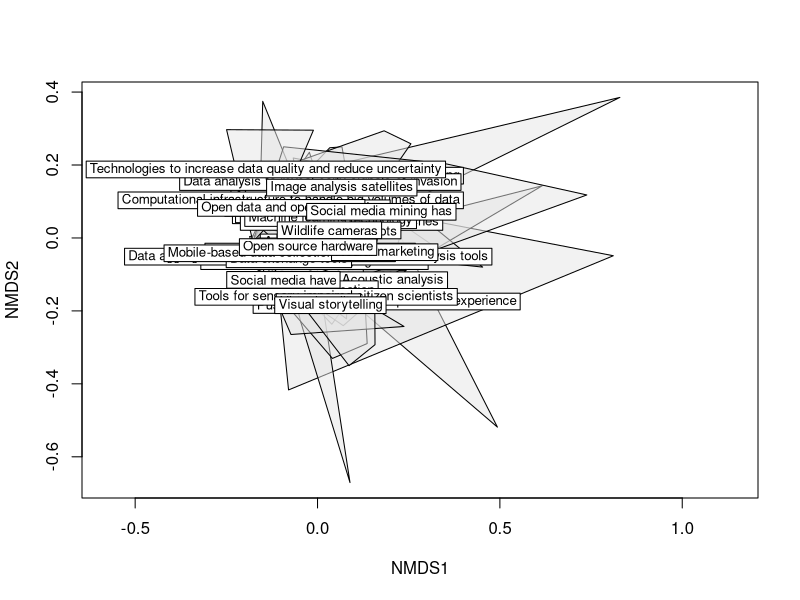
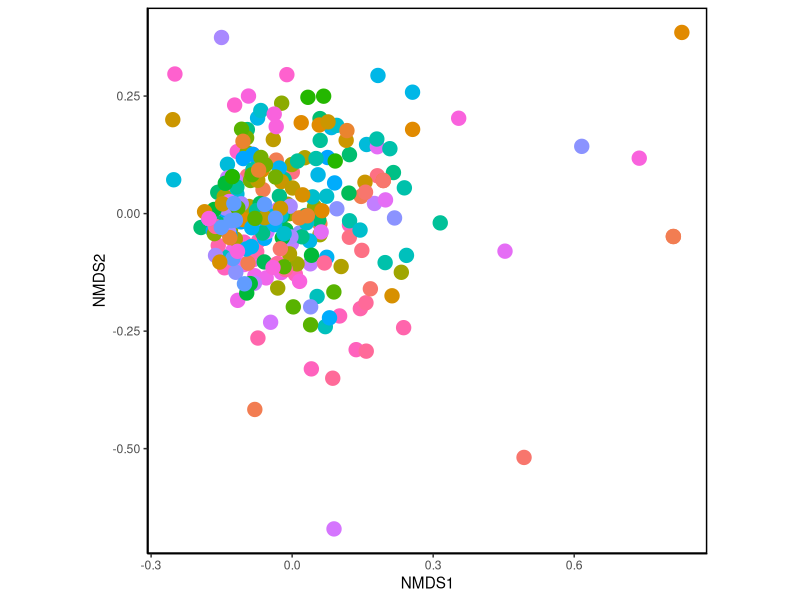
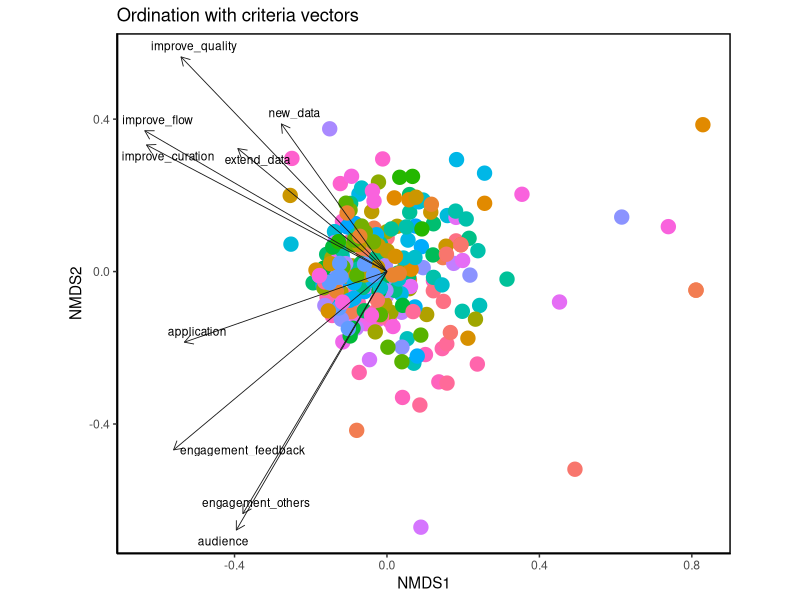
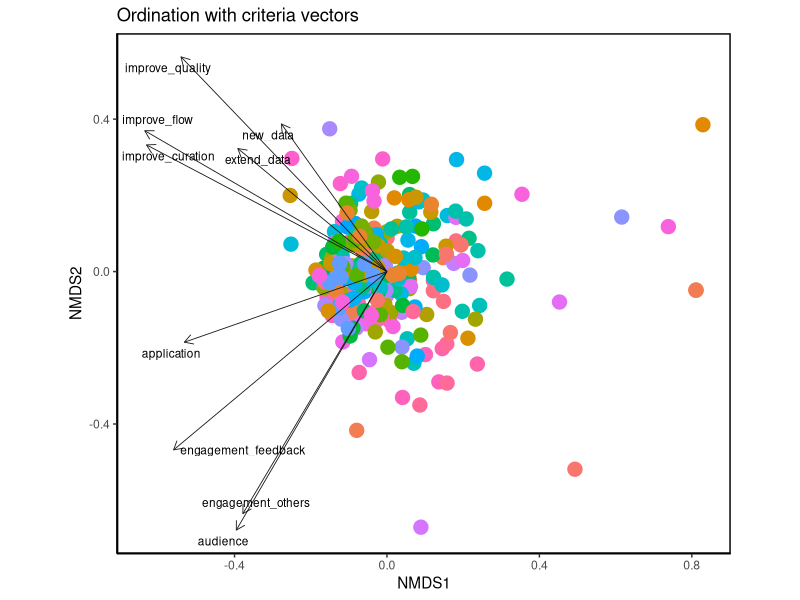

Source code (R) for these figures, in order: (Note: this script raises an error after producing the figures.)
#############################################+
## Ordination
## Valentina LM for the CostAction Team
## First draft: 2022-05-03
#############################################+

## ---- packages ----
library(tidyverse)
library(ggpubr)
library(vegan)

## ---- functions ----
recode_plyr <- function(x) {
  as.numeric(plyr::mapvalues(x, from = c("Strongly disagree", "Disagree",
                                         "Neither agree nor disagree",
                                         "Agree", "Strongly agree"),
                             to = c(1,2,3,4,5)))
  # please note: 'I don't know' and 'N/A' -> NA
}

## ---- data and data tidying ----
scores <- read_delim("Data/scores_rev.csv", delim = ";")
scores %>% 
  rename(date_time = 'Tijdstempel',
         coder = 'E-mailadres',
         technology = 'Select the technology you need to assess') %>% 
  select(-starts_with("Comments")) -> scores
distinct(scores["technology"]) -> techs
scores[ scores == "" ] <- NA

scores <- scores %>% 
  mutate(technology = case_when(technology == "Social media" ~ 
                                  "Social media have",
                                technology == "Social media mining" ~ 
                                  "Social media mining has",
                                technology == "3D technology to improve experience" ~ 
                                  "3D technology to improve CS experience",
                                TRUE ~ technology))

techs$technology[1] <- "Social media have"
techs$technology[35] <- "3D technology to improve CS experience"
techs$technology[39] <- "Social media mining has"

temp <- data.frame()

for(t in techs$technology){
  if(is.na(t)){
    next
  }
  sub <- scores %>% 
    filter(technology == t) %>% 
    select(date_time, 
           coder,
           technology,
           matches(t))
  
  colnames(sub) <- c("date_time",
                     "coder",
                     "technology",
                     "audience",
                     "engagement_others",
                     "engagement_feedback",
                     "application",
                     "new_data",
                     "extend_data",
                     "improve_quality",
                     "improve_flow",
                     "improve_curation")
  
  if(nrow(temp) == 0){
    temp <- sub
  }else{
    temp <- rbind(temp, sub)
  }
}


## ---- data: recode to numeric ----
sapply(temp[,4:12], recode_plyr) -> scores_rec
bind_cols(temp[,1:3],as.data.frame(scores_rec)) -> scores_num

## ---- data:long formats ----
temp %>% 
  pivot_longer(
    cols = audience:improve_curation,
    names_to = "criterion",
    values_to = "rank"
  ) -> scores_tidy_long
scores_num %>% 
  pivot_longer(
    cols = audience:improve_curation,
    names_to = "criterion",
    values_to = "rank"
  ) -> scores_num_long



## ---- NMDS overall ----
dataset_tot <- na.omit(scores_num)
dataset_tot_NMDS <-  metaMDS(dataset_tot[,4:12],
                             k=2,
                             trymax=100)
ordiplot(dataset_tot_NMDS,type="n")
ordihull(dataset_tot_NMDS,
         groups = dataset_tot$technology,
         draw = "polygon", col = "grey90", label = T)
## add points for criteria and assessments
# orditorp(dataset_tot_NMDS, display="species") # criteria
# orditorp(dataset_tot_NMDS, display="sites",col="red",air=0.01) # assessments

## investigate the criteria that drive the technologies distribution pattern (intrinsic criteria)
dataset.spp.fit <- envfit(dataset_tot_NMDS, 
                          dataset_tot, 
                          permutations = 999)
names(dataset.spp.fit) 
dataset.spp.fit$vectors # they are all signif., not very informative



## ---- NMDS overall ggplots ----
site.scrs <- as.data.frame(scores(dataset_tot_NMDS, 
                                  display = "sites")) #save NMDS results (coords) into dataframe
site.scrs <- cbind(site.scrs, 
                   Technology = dataset_tot$technology, 
                   coder = dataset_tot$coder) #add grouping variables to dataframe
head(site.scrs) # x,y points for each site

spp.scrs <- as.data.frame(scores(dataset.spp.fit, 
                                 display = "vectors")) #save criteria intrinsic values into dataframe
spp.scrs <- cbind(spp.scrs, 
                  Criteria = rownames(spp.scrs)) # add criteria names to dataframe
spp.scrs <- cbind(spp.scrs, 
                  pval = dataset.spp.fit$vectors$pvals) # add pvalues to dataframe so you can select species(criteria) which are significant
#spp.scrs<- cbind(spp.scrs, abrev = abbreviate(spp.scrs$Species, minlength = 6)) #abbreviate species names
sig.spp.scrs.overall <- subset(spp.scrs, pval<=0.05) #subset data to show species significant at 0.05
head(spp.scrs)

nmds.plot.overall <- ggplot(site.scrs, aes(x=NMDS1, y=NMDS2))+ #sets up the plot
  geom_point(aes(NMDS1, NMDS2, colour = factor(site.scrs$Technology), size = 2),
             show.legend = FALSE)+ # adds sites (assessment) points to plot, colour determined by technology
  coord_fixed() +
  theme_classic() + 
  theme(panel.background = element_rect(fill = NA, 
                                        colour = "black", 
                                        size = 1, 
                                        linetype = "solid"))+
  labs(colour = "Technology") # add legend labels
  # theme(legend.position = "right", legend.text = element_text(size = 12), legend.title = element_text(size = 12), axis.text = element_text(size = 10)) # add legend at right of plot

nmds.plot.overall # + labs(title = "Basic ordination plot")
#Significant Species (Criteria)
nmds.plot.overall +
  geom_segment(data = sig.spp.scrs.overall, aes(x = 0, xend=NMDS1, y=0, yend=NMDS2), arrow = arrow(length = unit(0.25, "cm")), colour = "grey10", lwd=0.3) + #add vector arrows of significant species
  ggrepel::geom_text_repel(data = sig.spp.scrs.overall, aes(x=NMDS1, y=NMDS2, label = Criteria), cex = 3, direction = "both", segment.size = 0.25)+ #add labels for species, use ggrepel::geom_text_repel so that labels do not overlap
  labs(title = "Ordination with criteria vectors")
ggsave("round1/ordination.tiff",
       dpi=300, compression = 'lzw')


## ---- NMDS single techs ggplots ----
# based on overall NMDS

i = 1
while (i <= dim(techs)[1]) {
  tech_plot <- techs[[i,1]]
  site.scrs.s <- filter(site.scrs, Technology == tech_plot)
  
  nmds.plot <- ggplot(site.scrs.s, aes(x=NMDS1, y=NMDS2))+ #sets up the plot
    geom_point(aes(NMDS1, NMDS2, colour = factor(site.scrs.s$Technology), size = 2),
               show.legend = FALSE)+ #adds site points to plot, shape determined by Landuse, colour determined by Management
    coord_fixed()+
    theme_classic()+ 
    theme(panel.background = element_rect(fill = NA, colour = "black", size = 1, linetype = "solid"))+
    labs(colour = "Technology") +
    scale_x_continuous(limits = c(-0.5,0.9)) +
    scale_y_continuous(limits = c(-0.5,0.5)) +# add legend labels
    geom_text(data = NMDS.mean.tech, aes(label = group),
              position = position_dodge(width=0.9),  size=2)
  
  nmds.plot +
    # geom_text(label=site.scrs.s$coder, hjust=0, vjust=0, size=2) +
    labs(title = paste("Ordination with criteria vectors: ",tech_plot,sep=""))
  ggsave(paste("round1/figs_techs/ordination_",tech_plot,".tiff",sep=""), 
                dpi=300, compression = 'lzw')
  
  i = i + 1
}
  
# ## ---- NMDS single techs ----
# # not used
# dataset_NMDS <- vector("list",dim(techs)[1])
# dataset.spp.fit <- vector("list",dim(techs)[1])
# dataset <- vector("list",dim(techs)[1])
# 
# i = 1
# while (i <= dim(techs)[1]) {
#   tech_plot <- techs[[i,1]]
#   dataset_tot %>% 
#     filter(technology == tech_plot) -> dataset[[i]]
#   dataset_NMDS[[i]] = metaMDS(dataset[[i]][,4:12],k=2,trymax=100)
#   # plot(example_NMDS)
#   # orditorp(example_NMDS,display="sites",col="red",air=0.01)
#   ordiplot(dataset_NMDS[[i]],type="n")
#   ordihull(dataset_NMDS[[i]],groups=dataset[[i]]$technology,draw="polygon",col="grey90",label=T)
#   # ordiellipse(dataset_NMDS,groups=dataset$technology,draw="polygon",col="grey90",label=T)
#   # orditorp(example_NMDS,display="species")
#   # orditorp(example_NMDS,display="sites")
#   
#   dataset.spp.fit[[i]] <- envfit(dataset_NMDS[[i]], 
#                                  dataset[[i]], permutations = 999)
#   # head(dataset.spp.fit)
#   
#   i=i+1
# }


## ---- NMDS overall ggplots ellipses ----
#data for ellipse, in this case using the management factor
df_ell <- data.frame() #sets up a data frame before running the function.
for(g in unique(site.scrs$Technology)){
  df_ell <- rbind(df_ell, 
                  cbind(as.data.frame(with(site.scrs[site.scrs$Technology==g,],
                                           veganCovEllipse(cov.wt(cbind(NMDS1,NMDS2),
                                                                  wt=rep(1/length(NMDS1),
                                                                         length(NMDS1)))$cov,
                                                           center=c(mean(NMDS1),mean(NMDS2))))) ,Technology=g))
}

# data for labelling the ellipse
NMDS.mean.tech = aggregate(site.scrs[ ,c("NMDS1", "NMDS2")], 
                           list(group = site.scrs$Technology), mean)

# nmds.plot.overall + 
#   geom_path(data = NMDS.mean.tech, 
#             aes(x = NMDS1, y = NMDS2, group = site.scrs$Technology))
# #this is the ellipse, seperate ones by Site. 

# plotting the centers of the ellipses
nmds.plot.overall1 <- ggplot(NMDS.mean.tech, aes(x=NMDS1, y=NMDS2, label=NMDS.mean.tech$group)) + #sets up the plot
  geom_point(aes(NMDS1, NMDS2, colour = factor(group), size = 2),
             show.legend = FALSE)+ # adds sites (assessment) points to plot, colour determined by technology
  coord_fixed() +
  theme_classic() + 
  theme(panel.background = element_rect(fill = NA, 
                                        colour = "black", 
                                        size = 1, 
                                        linetype = "solid")) +
  geom_text(hjust=0, vjust=0, size=2) +
  # geom_text(data = a, aes(label = mpg), 
  #           position = position_dodge(width=0.9),  size=geom.text.size) + 
  labs(colour = "group") # add legend labels
# theme(legend.position = "right", legend.text = element_text(size = 12), legend.title = element_text(size = 12), axis.text = element_text(size = 10)) # add legend at right of plot
nmds.plot.overall1 # + labs(title = "Basic ordination plot")
ggsave("round1/ordination_centers.tiff",
       dpi=300, compression = 'lzw')

nmds.plot.overall2 <- ggplot(NMDS.mean.tech, aes(x=NMDS1, y=NMDS2)) + #sets up the plot
  geom_point(aes(NMDS1, NMDS2, colour = factor(group), size = 2),
             show.legend = FALSE)+ # adds sites (assessment) points to plot, colour determined by technology
  coord_fixed() +
  theme_classic() + 
  theme(panel.background = element_rect(fill = NA, 
                                        colour = "black", 
                                        size = 1, 
                                        linetype = "solid")) +
  # geom_text(hjust=0, vjust=0, size=2) +
  # geom_text(data = a, aes(label = mpg), 
  #           position = position_dodge(width=0.9),  size=geom.text.size) + 
  labs(colour = "group") # add legend labels

nmds.plot.overall2 +
  geom_segment(data = sig.spp.scrs.overall, aes(x = 0, xend=NMDS1, y=0, yend=NMDS2), arrow = arrow(length = unit(0.25, "cm")), colour = "grey10", lwd=0.3) + #add vector arrows of significant species
  ggrepel::geom_text_repel(data = sig.spp.scrs.overall, aes(x=NMDS1, y=NMDS2, label = Criteria), cex = 3, direction = "both", segment.size = 0.25)+ #add labels for species, use ggrepel::geom_text_repel so that labels do not overlap
  labs(title = "Ordination with criteria vectors") -> plot2
plot2 + 
  geom_text(data = NMDS.mean.tech, aes(label = group),
            position = position_dodge(width=0.9),  size=2)
ggsave("round1/ordination_centers_criteria.tiff",
       dpi=300, compression = 'lzw')



## ---- function for ellipsess ----
veganCovEllipse <- function (cov, center = c(0, 0), scale = 1, npoints = 100) 
{
  theta <- (0:npoints) * 2 * pi/npoints
  Circle <- cbind(cos(theta), sin(theta))
  t(center + scale * t(Circle %*% chol(cov)))
}



